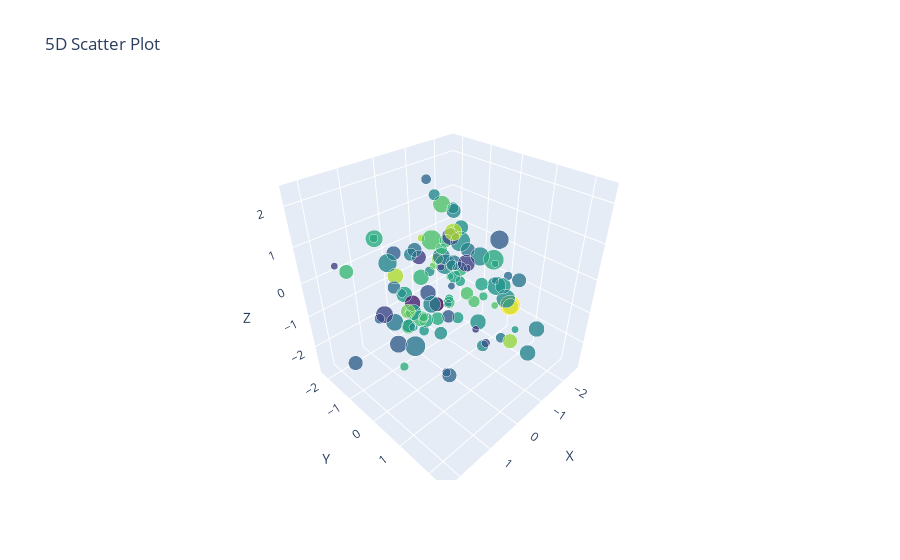

This figure's notebook cell:
### Code cell
import plotly.graph_objects as go
import numpy as np

# Creating data
np.random.seed(0)
x = np.random.standard_normal(100)
y = np.random.standard_normal(100)
z = np.random.standard_normal(100)
c = np.random.standard_normal(100)  # color of markers
s = np.random.randint(5, 15, 100)  # size of markers

# Creating 3D scatter plot
fig = go.Figure(data=[go.Scatter3d(
    x=x,
    y=y,
    z=z,
    mode='markers',
    marker=dict(
        size=s,  # fourth dimension
        color=c,  # fifth dimension
        colorscale='Viridis',
        opacity=0.8
    )
)])

# Adding title and labels
fig.update_layout(title='5D Scatter Plot', scene=dict(
    xaxis_title='X',
    yaxis_title='Y',
    zaxis_title='Z'
))

fig.show()
